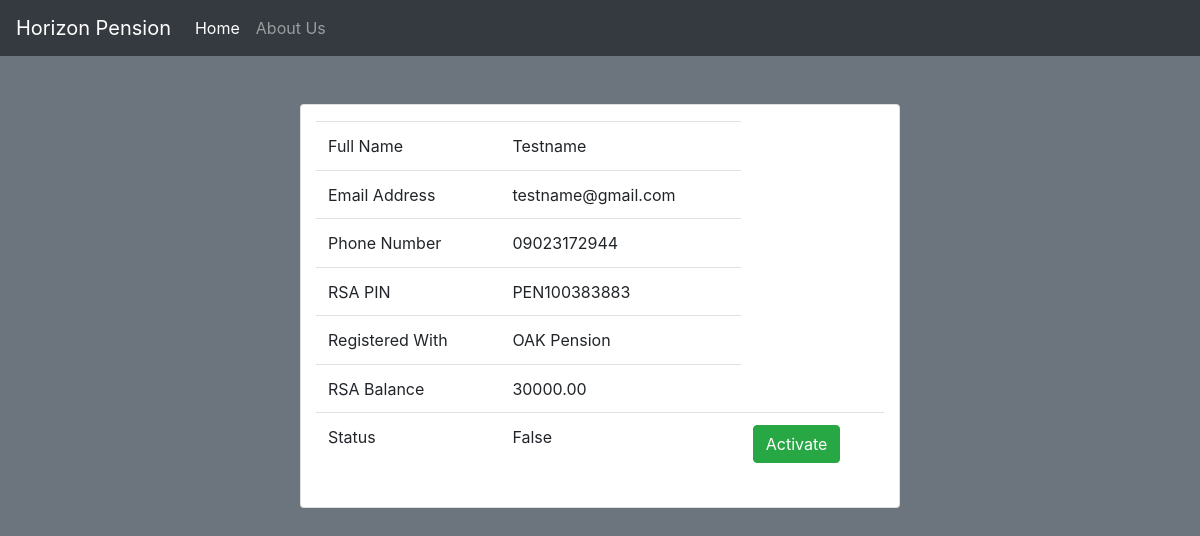
Page /details/1/ on the committed database.
### crud/models.py (models this page shows, shortened)
class Pen(models.Model):
    fullname = models.CharField(max_length=255)
    email = models.EmailField(unique=True)
    phone = models.CharField(max_length=20)
    rsa = models.CharField(max_length=20)
    pfa = models.CharField(max_length=255)
    balance = models.DecimalField(max_digits=10, decimal_places=2)
    isActive = models.BooleanField(default=False)

### crud/views.py (the view)
# urls.py: path('details/<str:id>/', views.details, name='details'),
def details(request,id):
    account = Pen.objects.get(id=id)
    if request.method == "POST":
        status = request.POST.get("status")
        pension = Pen.objects.get(id=id)
        pension.isActive = not pension.isActive
        pension.save()
        return redirect(request.META['HTTP_REFERER'])
    context = {
        'account':account
    }
    return render(request, 'details.html', context)

### crud/templates/details.html (shortened to what this page needs)
<!doctype html>
<html lang="en">
  <head>
    <link rel="stylesheet" href="https://cdn.jsdelivr.net/npm/bootstrap@4.6.2/dist/css/bootstrap.min.css">
  </head>
  <body class="bg-secondary">
    <nav class="navbar navbar-expand-lg navbar-dark bg-dark">
        <a class="navbar-brand" href="#">Horizon Pension</a>
        <div class="collapse navbar-collapse" id="navbarNavAltMarkup">
          <div class="navbar-nav">
            <a class="nav-link active" href="{% url 'index' %}">Home </a>
            <a class="nav-link" href="{% url 'about' %}">About Us</a>
          </div>
        </div>
      </nav>
      <br>
      <br>
      <section class="search col-md-6 m-auto rounded py-3 card">
        <table class="table ">
            <tbody>
                <tr>
                    <td> Full Name</td>
                    <td> {{account.fullname}}</td>
                <tr>
                <tr>
                    <td> Email Address</td>
                    <td> {{account.email}}</td>
                <tr>
                <tr>
                    <td> Phone Number</td>
                    <td> {{account.phone}}</td>
                <tr>
                <tr>
                    <td> RSA PIN</td>
                    <td> {{account.rsa}}</td>
                <tr>
                    <tr>
                        <td> Registered With</td>
                        <td> {{account.pfa}}</td>
                    <tr>
                        <tr>
                            <td> RSA Balance</td>
                            <td> {{account.balance}}</td>
                        <tr>
                            <tr>
                                <td> Status</td>
                                <td> {{account.isActive}}</td>
                                <td>
                                        <form method="POST" action="{% url 'details' account.id %}">
                                            {% if account.isActive == True %}
                                        <button type="submit" class="btn btn-danger">Deactivate</button>
                                      {% else %}
                                        <button type="submit" class="btn btn-success">Activate</button>
                                      {% endif %}
                                          </form>
                                    </td>
            </tbody>
        </table>
      </section>
<br>
<br>
  </body>
</html>

### rows in the picture
Pen: fullname "Testname", email "testname@gmail.com", phone "09023172944", rsa "PEN100383883", pfa "OAK Pension", balance "30000.00", isActive "False"
